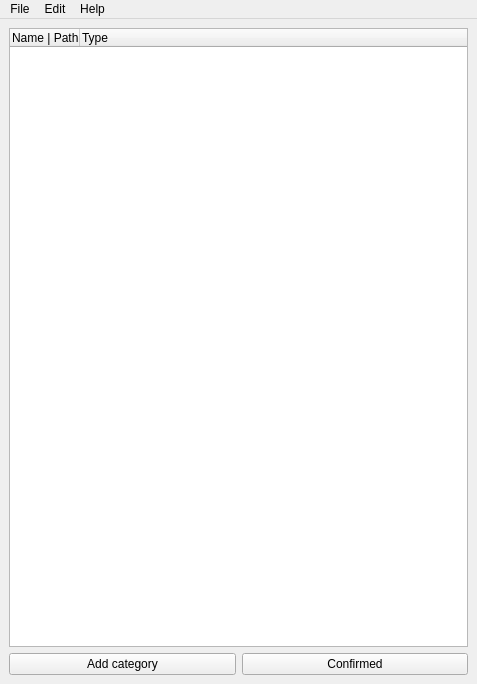
<?xml version="1.0" encoding="UTF-8"?>
<ui version="4.0">
 <class>MainWindow</class>
 <widget class="QMainWindow" name="MainWindow">
  <property name="geometry">
   <rect>
    <x>0</x>
    <y>0</y>
    <width>477</width>
    <height>684</height>
   </rect>
  </property>
  <property name="font">
   <font>
    <family>Segoe UI</family>
    <pointsize>9</pointsize>
    <weight>50</weight>
    <bold>false</bold>
   </font>
  </property>
  <property name="windowTitle">
   <string>MainWindow</string>
  </property>
  <widget class="QWidget" name="centralwidget">
   <layout class="QVBoxLayout" name="verticalLayout">
    <item>
     <widget class="QTreeWidget" name="TreeWidget">
      <property name="contextMenuPolicy">
       <enum>Qt::CustomContextMenu</enum>
      </property>
      <property name="dragEnabled">
       <bool>true</bool>
      </property>
      <property name="dragDropMode">
       <enum>QAbstractItemView::InternalMove</enum>
      </property>
      <property name="sortingEnabled">
       <bool>false</bool>
      </property>
      <property name="animated">
       <bool>false</bool>
      </property>
      <property name="allColumnsShowFocus">
       <bool>false</bool>
      </property>
      <property name="wordWrap">
       <bool>false</bool>
      </property>
      <property name="headerHidden">
       <bool>false</bool>
      </property>
      <attribute name="headerVisible">
       <bool>true</bool>
      </attribute>
      <attribute name="headerCascadingSectionResizes">
       <bool>false</bool>
      </attribute>
      <attribute name="headerMinimumSectionSize">
       <number>50</number>
      </attribute>
      <attribute name="headerDefaultSectionSize">
       <number>70</number>
      </attribute>
      <attribute name="headerHighlightSections">
       <bool>false</bool>
      </attribute>
      <attribute name="headerShowSortIndicator" stdset="0">
       <bool>false</bool>
      </attribute>
      <attribute name="headerStretchLastSection">
       <bool>true</bool>
      </attribute>
      <column>
       <property name="text">
        <string>Name | Path</string>
       </property>
      </column>
      <column>
       <property name="text">
        <string>Type</string>
       </property>
      </column>
     </widget>
    </item>
    <item>
     <layout class="QHBoxLayout" name="horizontalLayout">
      <item>
       <widget class="QPushButton" name="Add">
        <property name="text">
         <string>Add category</string>
        </property>
       </widget>
      </item>
      <item>
       <widget class="QPushButton" name="Confirmed">
        <property name="text">
         <string>Confirmed</string>
        </property>
       </widget>
      </item>
     </layout>
    </item>
   </layout>
  </widget>
  <widget class="QMenuBar" name="menubar">
   <property name="geometry">
    <rect>
     <x>0</x>
     <y>0</y>
     <width>477</width>
     <height>21</height>
    </rect>
   </property>
   <widget class="QMenu" name="menufile">
    <property name="title">
     <string>File</string>
    </property>
    <addaction name="actionAdd_category"/>
    <addaction name="separator"/>
    <addaction name="actionSave"/>
    <addaction name="separator"/>
    <addaction name="actionImport_Action"/>
    <addaction name="actionExport_Action"/>
    <addaction name="separator"/>
    <addaction name="actionExit"/>
   </widget>
   <widget class="QMenu" name="menuHelp">
    <property name="title">
     <string>Help</string>
    </property>
    <addaction name="actionGitHub"/>
   </widget>
   <widget class="QMenu" name="menuEdit">
    <property name="title">
     <string>Edit</string>
    </property>
    <addaction name="actionUndo"/>
    <addaction name="actionRedo"/>
    <addaction name="separator"/>
    <addaction name="actionDelate"/>
   </widget>
   <addaction name="menufile"/>
   <addaction name="menuEdit"/>
   <addaction name="menuHelp"/>
  </widget>
  <action name="actionImport_Action">
   <property name="text">
    <string>Import Actions</string>
   </property>
  </action>
  <action name="actionExport_Action">
   <property name="text">
    <string>Export Action</string>
   </property>
  </action>
  <action name="actionExit">
   <property name="text">
    <string>Exit</string>
   </property>
  </action>
  <action name="actionAdd_category">
   <property name="text">
    <string>Add Category</string>
   </property>
   <property name="shortcut">
    <string>Alt+A</string>
   </property>
  </action>
  <action name="actionGitHub">
   <property name="text">
    <string>GitHub</string>
   </property>
  </action>
  <action name="actionPagram_Folder">
   <property name="text">
    <string>Pagram Folder</string>
   </property>
  </action>
  <action name="actionSave">
   <property name="text">
    <string>Save</string>
   </property>
   <property name="shortcut">
    <string>Ctrl+S</string>
   </property>
  </action>
  <action name="actionUndo">
   <property name="text">
    <string>Undo</string>
   </property>
   <property name="shortcut">
    <string>Ctrl+Z</string>
   </property>
  </action>
  <action name="actionRedo">
   <property name="text">
    <string>Redo</string>
   </property>
   <property name="shortcut">
    <string>Ctrl+Y</string>
   </property>
  </action>
  <action name="actionCut">
   <property name="text">
    <string>Cut</string>
   </property>
   <property name="shortcut">
    <string>Ctrl+X</string>
   </property>
  </action>
  <action name="actionCopy">
   <property name="text">
    <string>Copy</string>
   </property>
   <property name="shortcut">
    <string>Ctrl+C</string>
   </property>
  </action>
  <action name="actionPaste">
   <property name="text">
    <string>Paste</string>
   </property>
   <property name="shortcut">
    <string>Ctrl+V</string>
   </property>
  </action>
  <action name="actionDelate">
   <property name="text">
    <string>Delate</string>
   </property>
   <property name="shortcut">
    <string>Del</string>
   </property>
  </action>
 </widget>
 <resources/>
 <connections/>
</ui>
